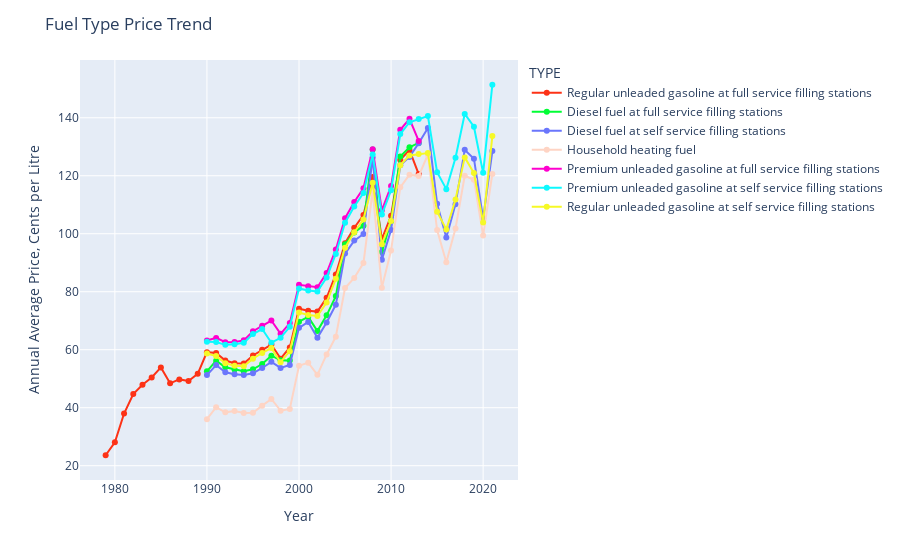

Notebook cell for this chart:
### Markdown cell above
In the cell below, use *plotly.express* or other libraries, to plot the annual average gasoline price, per year, per gasoline type.

### Code cell
# Enter your code below and run the cell
type_gas = data.groupby(['Year', 'TYPE'])['VALUE'].mean().reset_index(name ='Type').round(2)
fig = px.line(type_gas,
                   x='Year', y = "Type", 
                   color = "TYPE", color_discrete_sequence=px.colors.qualitative.Light24)
fig.update_traces(mode='markers+lines')
fig.update_layout(
    title="Fuel Type Price Trend",
    xaxis_title="Year",
    yaxis_title="Annual Average Price, Cents per Litre")
fig.show()

### Figure 1 — Plotly figure (JSON) as saved in the notebook; plotly's stock layout.template omitted (floating-point values rounded to 4 significant figures)
{"data": [{"hovertemplate": "TYPE=Regular unleaded gasoline at full service filling stations<br>Year=%{x}<br>Type=%{y}<extra></extra>", "legendgroup": "Regular unleaded gasoline at full service filling stations", "line": {"color": "#FD3216", "dash": "solid"}, "marker": {"symbol": "circle"}, "mode": "markers+lines", "name": "Regular unleaded gasoline at full service filling stations", "orientation": "v", "showlegend": true, "type": "scatter", "x": [1979, 1980, 1981, 1982, 1983, 1984, 1985, 1986, 1987, 1988, 1989, 1990, 1991, 1992, 1993, 1994, 1995, 1996, 1997, 1998, 1999, 2000, 2001, 2002, 2003, 2004, 2005, 2006, 2007, 2008, 2009, 2010, 2011, 2012, 2013], "xaxis": "x", "y": [23.6, 28.07, 38, 44.7, 47.9, 50.44, 53.9, 48.41, 49.76, 49.22, 51.7, 59.15, 58.89, 56.26, 55.36, 55.26, 58.02, 59.97, 61.78, 56.91, 60.77, 74.12, 73.44, 73.14, 77.88, 85.98, 96.74, 102.0, 106.5, 119.5, 98.15, 106.2, 125.5, 128.8, 120.6], "yaxis": "y"}, {"hovertemplate": "TYPE=Diesel fuel at full service filling stations<br>Year=%{x}<br>Type=%{y}<extra></extra>", "legendgroup": "Diesel fuel at full service filling stations", "line": {"color": "#00FE35", "dash": "solid"}, "marker": {"symbol": "circle"}, "mode": "markers+lines", "name": "Diesel fuel at full service filling stations", "orientation": "v", "showlegend": true, "type": "scatter", "x": [1990, 1991, 1992, 1993, 1994, 1995, 1996, 1997, 1998, 1999, 2000, 2001, 2002, 2003, 2004, 2005, 2006, 2007, 2008, 2009, 2010, 2011, 2012, 2013], "xaxis": "x", "y": [52.53, 56.22, 53.96, 53.19, 52.59, 53.26, 55.06, 57.95, 56.35, 56.24, 69.67, 71.31, 66.42, 71.85, 78.48, 96.39, 100.5, 102.8, 129.1, 93.7, 104.3, 126.7, 129.8, 131.3], "yaxis": "y"}, {"hovertemplate": "TYPE=Diesel fuel at self service filling stations<br>Year=%{x}<br>Type=%{y}<extra></extra>", "legendgroup": "Diesel fuel at self service filling stations", "line": {"color": "#6A76FC", "dash": "solid"}, "marker": {"symbol": "circle"}, "mode": "markers+lines", "name": "Diesel fuel at self service filling stations", "orientation": "v", "showlegend": true, "type": "scatter", "x": [1990, 1991, 1992, 1993, 1994, 1995, 1996, 1997, 1998, 1999, 2000, 2001, 2002, 2003, 2004, 2005, 2006, 2007, 2008, 2009, 2010, 2011, 2012, 2013, 2014, 2015, 2016, 2017, 2018, 2019, 2020, 2021], "xaxis": "x", "y": [51.24, 54.71, 52.24, 51.52, 51.28, 51.89, 53.69, 55.81, 53.73, 54.74, 67.54, 69.59, 64.12, 69.39, 75.54, 93.15, 97.63, 99.9, 126.3, 91.04, 101.3, 123.6, 126.5, 131.2, 136.5, 110.4, 98.7, 110.2, 128.9, 125.9, 105.2, 128.5], "yaxis": "y"}, {"hovertemplate": "TYPE=Household heating fuel<br>Year=%{x}<br>Type=%{y}<extra></extra>", "legendgroup": "Household heating fuel", "line": {"color": "#FED4C4", "dash": "solid"}, "marker": {"symbol": "circle"}, "mode": "markers+lines", "name": "Household heating fuel", "orientation": "v", "showlegend": true, "type": "scatter", "x": [1990, 1991, 1992, 1993, 1994, 1995, 1996, 1997, 1998, 1999, 2000, 2001, 2002, 2003, 2004, 2005, 2006, 2007, 2008, 2009, 2010, 2011, 2012, 2013, 2014, 2015, 2016, 2017, 2018, 2019, 2020, 2021], "xaxis": "x", "y": [36.05, 40.18, 38.4, 38.86, 38.21, 38.27, 40.7, 43, 38.97, 39.55, 54.47, 55.53, 51.34, 58.36, 64.47, 81.27, 84.76, 89.89, 114.8, 81.38, 94.24, 116.0, 120.4, 119.9, 127.3, 101.2, 90.13, 101.8, 120.0, 118.6, 99.35, 120.6], "yaxis": "y"}, {"hovertemplate": "TYPE=Premium unleaded gasoline at full service filling stations<br>Year=%{x}<br>Type=%{y}<extra></extra>", "legendgroup": "Premium unleaded gasoline at full service filling stations", "line": {"color": "#FE00CE", "dash": "solid"}, "marker": {"symbol": "circle"}, "mode": "markers+lines", "name": "Premium unleaded gasoline at full service filling stations", "orientation": "v", "showlegend": true, "type": "scatter", "x": [1990, 1991, 1992, 1993, 1994, 1995, 1996, 1997, 1998, 1999, 2000, 2001, 2002, 2003, 2004, 2005, 2006, 2007, 2008, 2009, 2010, 2011, 2012, 2013], "xaxis": "x", "y": [63.18, 64.08, 62.6, 62.66, 63.22, 66.38, 68.25, 70.07, 65.48, 69.19, 82.39, 81.91, 81.55, 86.45, 94.57, 105.4, 111.0, 115.7, 129.2, 108.1, 116.4, 135.8, 139.6, 132.0], "yaxis": "y"}, {"hovertemplate": "TYPE=Premium unleaded gasoline at self service filling stations<br>Year=%{x}<br>Type=%{y}<extra></extra>", "legendgroup": "Premium unleaded gasoline at self service filling stations", "line": {"color": "#0DF9FF", "dash": "solid"}, "marker": {"symbol": "circle"}, "mode": "markers+lines", "name": "Premium unleaded gasoline at self service filling stations", "orientation": "v", "showlegend": true, "type": "scatter", "x": [1990, 1991, 1992, 1993, 1994, 1995, 1996, 1997, 1998, 1999, 2000, 2001, 2002, 2003, 2004, 2005, 2006, 2007, 2008, 2009, 2010, 2011, 2012, 2013, 2014, 2015, 2016, 2017, 2018, 2019, 2020, 2021], "xaxis": "x", "y": [62.73, 62.62, 61.68, 61.86, 62.37, 65.4, 67.13, 62.42, 64.12, 67.9, 81.14, 80.43, 80.07, 84.9, 93.04, 103.8, 109.4, 114.0, 127.3, 106.6, 115, 134.4, 138.4, 139.5, 140.6, 121.2, 115.4, 126.2, 141.3, 136.9, 121.0, 151.4], "yaxis": "y"}, {"hovertemplate": "TYPE=Regular unleaded gasoline at self service filling stations<br>Year=%{x}<br>Type=%{y}<extra></extra>", "legendgroup": "Regular unleaded gasoline at self service filling stations", "line": {"color": "#F6F926", "dash": "solid"}, "marker": {"symbol": "circle"}, "mode": "markers+lines", "name": "Regular unleaded gasoline at self service filling stations", "orientation": "v", "showlegend": true, "type": "scatter", "x": [1990, 1991, 1992, 1993, 1994, 1995, 1996, 1997, 1998, 1999, 2000, 2001, 2002, 2003, 2004, 2005, 2006, 2007, 2008, 2009, 2010, 2011, 2012, 2013, 2014, 2015, 2016, 2017, 2018, 2019, 2020, 2021], "xaxis": "x", "y": [58.7, 57.8, 55.35, 54.49, 54.27, 56.92, 58.87, 60.55, 55.7, 59.51, 72.83, 72, 71.62, 76.27, 84.45, 95.2, 100.5, 104.9, 117.6, 96.41, 104.4, 123.6, 127.0, 127.5, 127.8, 107.6, 101.5, 111.8, 126.3, 120.9, 103.8, 133.7], "yaxis": "y"}], "layout": {"autosize": true, "legend": {"title": {"text": "TYPE"}, "tracegroupgap": 0}, "margin": {"t": 60}, "title": {"text": "Fuel Type Price Trend"}, "xaxis": {"anchor": "y", "autorange": true, "domain": [0, 1], "range": [1976.0, 2024.0], "title": {"text": "Year"}, "type": "linear"}, "yaxis": {"anchor": "x", "autorange": true, "domain": [0, 1], "range": [14.54, 160.4], "title": {"text": "Annual Average Price, Cents per Litre"}, "type": "linear"}}}
